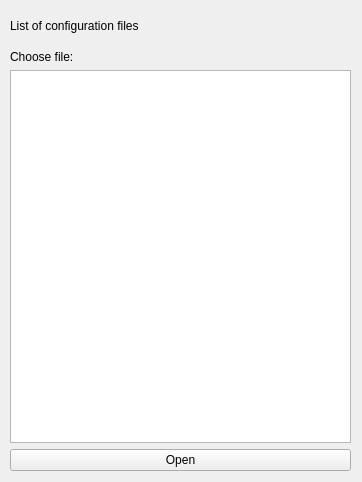
<?xml version="1.0" encoding="UTF-8"?>
<ui version="4.0">
 <class>ListConfigs</class>
 <widget class="QWidget" name="ListConfigs">
  <property name="geometry">
   <rect>
    <x>0</x>
    <y>0</y>
    <width>362</width>
    <height>482</height>
   </rect>
  </property>
  <property name="windowTitle">
   <string>ListConfigs</string>
  </property>
  <widget class="QWidget" name="verticalLayoutWidget">
   <property name="geometry">
    <rect>
     <x>10</x>
     <y>50</y>
     <width>341</width>
     <height>421</height>
    </rect>
   </property>
   <layout class="QVBoxLayout" name="verticalLayout">
    <item>
     <widget class="QLabel" name="label">
      <property name="text">
       <string>Choose file:</string>
      </property>
     </widget>
    </item>
    <item>
     <widget class="QTreeView" name="treeView"/>
    </item>
    <item>
     <widget class="QPushButton" name="pushButton_open">
      <property name="text">
       <string>Open</string>
      </property>
     </widget>
    </item>
   </layout>
  </widget>
  <widget class="QLabel" name="label_2">
   <property name="geometry">
    <rect>
     <x>10</x>
     <y>10</y>
     <width>341</width>
     <height>31</height>
    </rect>
   </property>
   <property name="text">
    <string>List of configuration files</string>
   </property>
   <property name="scaledContents">
    <bool>false</bool>
   </property>
  </widget>
 </widget>
 <resources/>
 <connections/>
</ui>
